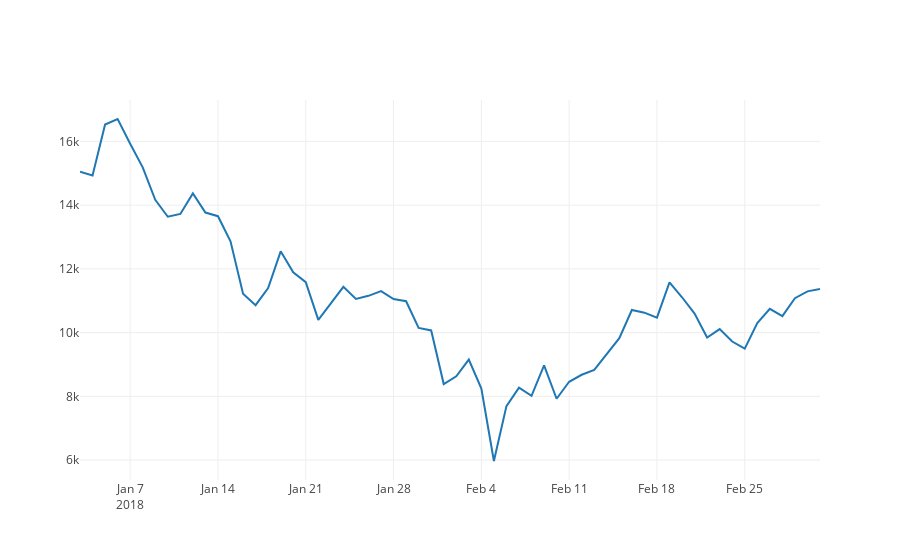

This figure's notebook cell:
### Markdown cell above
#### Plot line graph base on `Weighted Price`

### Code cell
btc_trace = go.Scatter(x=data['stamp'], y=data['price'], name= 'Price')
py.iplot([btc_trace])
